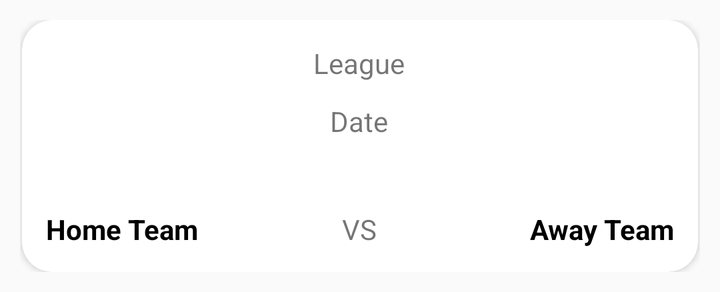
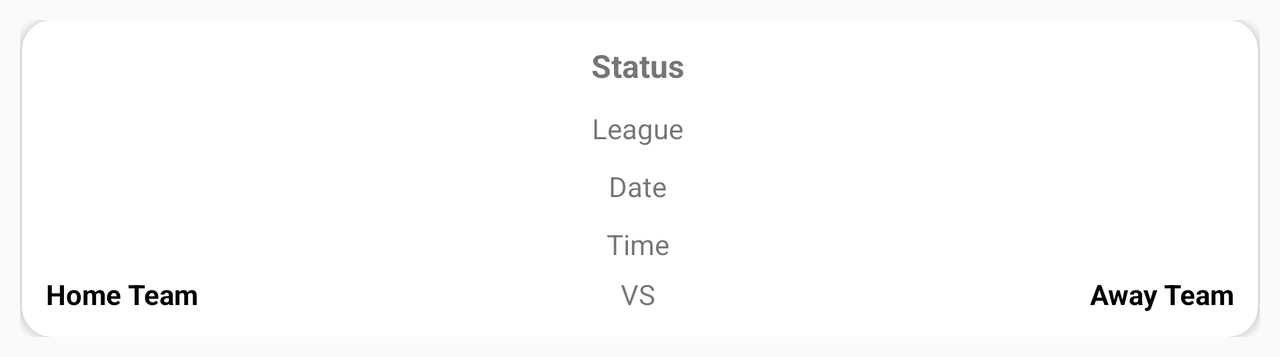

An Android layout and its configuration variant, each rendered on a device that would load it. The default file and the variant file are quoted in full after the pictures.
<!-- AndroidManifest.xml: application theme Theme.FootballMatchTrackerTest -->
<!-- res/layout/match_list_item.xml -->
<?xml version="1.0" encoding="utf-8"?>
<androidx.constraintlayout.widget.ConstraintLayout xmlns:android="http://schemas.android.com/apk/res/android"
    xmlns:app="http://schemas.android.com/apk/res-auto"
    xmlns:tools="http://schemas.android.com/tools"
    android:layout_width="match_parent"
    android:layout_height="wrap_content"
    android:padding="10dp">

    <androidx.cardview.widget.CardView
        android:layout_width="0dp"
        android:layout_height="wrap_content"
        android:layout_marginStart="1dp"
        android:layout_marginEnd="1dp"
        app:cardBackgroundColor="@color/white"
        app:cardCornerRadius="15dp"
        app:layout_constraintEnd_toEndOf="parent"
        app:layout_constraintStart_toStartOf="parent"
        app:layout_constraintTop_toTopOf="parent">

        <androidx.constraintlayout.widget.ConstraintLayout
            android:layout_width="match_parent"
            android:layout_height="match_parent"
            android:padding="12dp">

            <TextView
                android:id="@+id/tvHomeTeam"
                android:layout_width="0dp"
                android:layout_height="wrap_content"
                android:text="Home Team"
                android:textColor="@color/black"
                android:textStyle="bold"
                app:layout_constraintEnd_toStartOf="@+id/textView"
                app:layout_constraintHorizontal_chainStyle="spread"
                app:layout_constraintStart_toStartOf="parent"
                app:layout_constraintTop_toTopOf="@+id/textView" />

            <TextView
                android:id="@+id/tvLeague"
                android:layout_width="wrap_content"
                android:layout_height="wrap_content"
                android:text="League"
                app:layout_constraintEnd_toEndOf="parent"
                app:layout_constraintHorizontal_bias="0.498"
                app:layout_constraintStart_toStartOf="parent"
                app:layout_constraintTop_toTopOf="parent" />

            <TextView
                android:id="@+id/tvDate"
                android:layout_width="wrap_content"
                android:layout_height="wrap_content"
                android:layout_marginTop="10dp"
                android:text="Date"
                app:layout_constraintEnd_toEndOf="@+id/tvLeague"
                app:layout_constraintStart_toStartOf="@+id/tvLeague"
                app:layout_constraintTop_toBottomOf="@+id/tvLeague" />

            <TextView
                android:id="@+id/textView"
                android:layout_width="wrap_content"
                android:layout_height="wrap_content"
                android:layout_marginTop="35dp"
                android:gravity="center"
                android:text="VS"
                app:layout_constraintEnd_toEndOf="@+id/tvDate"
                app:layout_constraintStart_toStartOf="@+id/tvDate"
                app:layout_constraintTop_toBottomOf="@+id/tvDate" />

            <TextView
                android:id="@+id/tvAwayTeam"
                android:layout_width="0dp"
                android:layout_height="wrap_content"
                android:gravity="end"
                android:text="Away Team"
                android:textColor="@color/black"
                android:textStyle="bold"
                app:layout_constraintEnd_toEndOf="parent"
                app:layout_constraintStart_toEndOf="@+id/textView"
                app:layout_constraintTop_toTopOf="@+id/textView" />

            <ImageView
                android:id="@+id/ivHomeTeam"
                android:layout_width="70dp"
                android:layout_height="70dp"
                app:layout_constraintBottom_toTopOf="@+id/tvHomeTeam"
                app:layout_constraintEnd_toStartOf="@+id/tvDate"
                app:layout_constraintStart_toStartOf="parent"
                app:layout_constraintTop_toTopOf="@+id/tvLeague"
                app:srcCompat="@drawable/ic_launcher_foreground" />

            <ImageView
                android:id="@+id/ivAwayTeam"
                android:layout_width="70dp"
                android:layout_height="70dp"
                app:layout_constraintBottom_toTopOf="@+id/tvAwayTeam"
                app:layout_constraintEnd_toEndOf="parent"
                app:layout_constraintStart_toEndOf="@+id/tvDate"
                app:layout_constraintTop_toTopOf="@+id/tvLeague"
                app:srcCompat="@drawable/ic_launcher_foreground" />

            <ImageView
                android:id="@+id/ivAdd"
                android:layout_width="wrap_content"
                android:layout_height="wrap_content"
                app:layout_constraintEnd_toEndOf="parent"
                app:layout_constraintTop_toTopOf="parent"
                app:srcCompat="@drawable/ic_add" />
        </androidx.constraintlayout.widget.ConstraintLayout>

    </androidx.cardview.widget.CardView>
</androidx.constraintlayout.widget.ConstraintLayout>
<!-- resources referenced by this layout -->
<resources>
  <color name="black">#FF000000</color>
  <color name="white">#FFFFFFFF</color>
  <style name="Theme.FootballMatchTrackerTest" parent="Theme.AppCompat.Light.NoActionBar">
          
          <item name="colorPrimary">@color/purple_500</item>
          <item name="colorPrimaryVariant">@color/blue</item>
          <item name="colorOnPrimary">@color/white</item>
          
          <item name="colorSecondary">@color/teal_200</item>
          <item name="colorSecondaryVariant">@color/teal_700</item>
          <item name="colorOnSecondary">@color/black</item>
          
          <item name="android:statusBarColor">?attr/colorPrimaryVariant</item>
          
      </style>
  <color name="purple_500">#FF6200EE</color>
  <color name="blue">#1345A6</color>
  <color name="teal_200">#FF03DAC5</color>
  <color name="teal_700">#FF018786</color>
</resources>
<!-- res/layout-land/match_list_item.xml (the repository's variant of the layout above) -->
<!-- drawn on the phone turned sideways -->
<?xml version="1.0" encoding="utf-8"?>
<androidx.constraintlayout.widget.ConstraintLayout xmlns:android="http://schemas.android.com/apk/res/android"
    xmlns:app="http://schemas.android.com/apk/res-auto"
    xmlns:tools="http://schemas.android.com/tools"
    android:layout_width="match_parent"
    android:layout_height="wrap_content"
    android:padding="10dp">

    <androidx.cardview.widget.CardView
        android:layout_width="0dp"
        android:layout_height="wrap_content"
        android:layout_marginStart="1dp"
        android:layout_marginEnd="1dp"
        app:cardBackgroundColor="@color/white"
        app:cardCornerRadius="15dp"
        app:layout_constraintEnd_toEndOf="parent"
        app:layout_constraintStart_toStartOf="parent"
        app:layout_constraintTop_toTopOf="parent">

        <androidx.constraintlayout.widget.ConstraintLayout
            android:layout_width="match_parent"
            android:layout_height="wrap_content"
            android:padding="12dp">

            <TextView
                android:id="@+id/tvHomeTeam"
                android:layout_width="0dp"
                android:layout_height="wrap_content"
                android:text="Home Team"
                android:textColor="@color/black"
                android:textStyle="bold"
                app:layout_constraintEnd_toStartOf="@+id/textView"
                app:layout_constraintHorizontal_chainStyle="spread"
                app:layout_constraintStart_toStartOf="parent"
                app:layout_constraintTop_toTopOf="@+id/textView" />

            <TextView
                android:id="@+id/tvLeague"
                android:layout_width="wrap_content"
                android:layout_height="wrap_content"
                android:layout_marginTop="11dp"
                android:text="League"
                app:layout_constraintEnd_toEndOf="parent"
                app:layout_constraintHorizontal_bias="0.498"
                app:layout_constraintStart_toStartOf="parent"
                app:layout_constraintTop_toBottomOf="@+id/tvStatus" />

            <TextView
                android:id="@+id/tvDate"
                android:layout_width="wrap_content"
                android:layout_height="wrap_content"
                android:layout_marginTop="10dp"
                android:text="Date"
                app:layout_constraintEnd_toEndOf="@+id/tvLeague"
                app:layout_constraintStart_toStartOf="@+id/tvLeague"
                app:layout_constraintTop_toBottomOf="@+id/tvLeague" />

            <TextView
                android:id="@+id/textView"
                android:layout_width="wrap_content"
                android:layout_height="wrap_content"
                android:layout_marginTop="35dp"
                android:gravity="center"
                android:text="VS"
                app:layout_constraintEnd_toEndOf="@+id/tvDate"
                app:layout_constraintStart_toStartOf="@+id/tvDate"
                app:layout_constraintTop_toBottomOf="@+id/tvDate" />

            <TextView
                android:id="@+id/tvAwayTeam"
                android:layout_width="0dp"
                android:layout_height="wrap_content"
                android:gravity="end"
                android:text="Away Team"
                android:textColor="@color/black"
                android:textStyle="bold"
                app:layout_constraintEnd_toEndOf="parent"
                app:layout_constraintStart_toEndOf="@+id/textView"
                app:layout_constraintTop_toTopOf="@+id/textView" />

            <ImageView
                android:id="@+id/ivHomeTeam"
                android:layout_width="70dp"
                android:layout_height="70dp"
                app:layout_constraintBottom_toTopOf="@+id/tvHomeTeam"
                app:layout_constraintEnd_toStartOf="@+id/tvDate"
                app:layout_constraintStart_toStartOf="parent"
                app:layout_constraintTop_toTopOf="@+id/tvLeague"
                app:srcCompat="@drawable/ic_launcher_foreground" />

            <ImageView
                android:id="@+id/ivAwayTeam"
                android:layout_width="70dp"
                android:layout_height="70dp"
                app:layout_constraintBottom_toTopOf="@+id/tvAwayTeam"
                app:layout_constraintEnd_toEndOf="parent"
                app:layout_constraintStart_toEndOf="@+id/tvDate"
                app:layout_constraintTop_toTopOf="@+id/tvLeague"
                app:srcCompat="@drawable/ic_launcher_foreground" />

            <ImageView
                android:id="@+id/ivAdd"
                android:layout_width="wrap_content"
                android:layout_height="wrap_content"
                app:layout_constraintEnd_toEndOf="parent"
                app:layout_constraintTop_toTopOf="parent"
                app:srcCompat="@drawable/ic_add" />

            <TextView
                android:id="@+id/tvHomeScores"
                android:layout_width="wrap_content"
                android:layout_height="wrap_content"
                android:layout_marginTop="10dp"
                android:text="0"
                android:textSize="20sp"
                android:textStyle="bold"
                android:visibility="gone"
                app:layout_constraintEnd_toEndOf="@+id/ivHomeTeam"
                app:layout_constraintStart_toStartOf="@+id/ivHomeTeam"
                app:layout_constraintTop_toBottomOf="@+id/tvHomeTeam" />

            <TextView
                android:id="@+id/tvAwayScores"
                android:layout_width="wrap_content"
                android:layout_height="wrap_content"
                android:text="0"
                android:textSize="20sp"
                android:textStyle="bold"
                android:visibility="gone"
                app:layout_constraintEnd_toEndOf="@+id/ivAwayTeam"
                app:layout_constraintStart_toStartOf="@+id/ivAwayTeam"
                app:layout_constraintTop_toTopOf="@+id/tvHomeScores" />

            <TextView
                android:id="@+id/tvStatus"
                android:layout_width="wrap_content"
                android:layout_height="wrap_content"
                android:text="Status"
                android:textSize="16sp"
                android:textStyle="bold"
                app:layout_constraintEnd_toEndOf="@+id/tvLeague"
                app:layout_constraintStart_toStartOf="@+id/tvLeague"
                app:layout_constraintTop_toTopOf="parent" />

            <TextView
                android:id="@+id/tvTime"
                android:layout_width="wrap_content"
                android:layout_height="wrap_content"
                android:layout_marginTop="10dp"
                android:text="Time"
                app:layout_constraintEnd_toEndOf="@+id/tvDate"
                app:layout_constraintStart_toStartOf="@+id/tvDate"
                app:layout_constraintTop_toBottomOf="@+id/tvDate" />
        </androidx.constraintlayout.widget.ConstraintLayout>

    </androidx.cardview.widget.CardView>
</androidx.constraintlayout.widget.ConstraintLayout>
